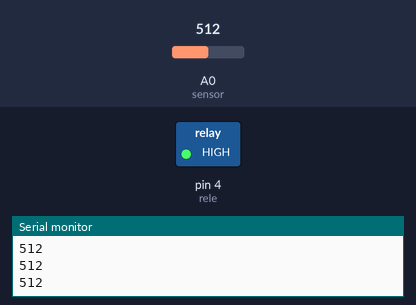
A sketch run on a simulated Arduino Uno, built with avr-gcc and run on an emulated ATmega328P. Parts: switched loads named in the sketch (green lamp = pin HIGH), the last lines printed to the serial monitor. The test bench sets the inputs (shaded band); at power-on: A0 (sensor) = 512.

Above: at 1.2 s.
1.3 s: A0 (sensor) set to 309
2.8 s: A0 (sensor) set to 281
At 3.2 s:
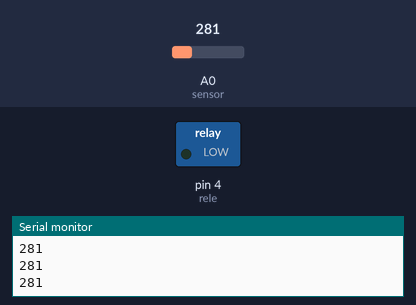
4.3 s: A0 (sensor) set to 306
At 5.5 s:
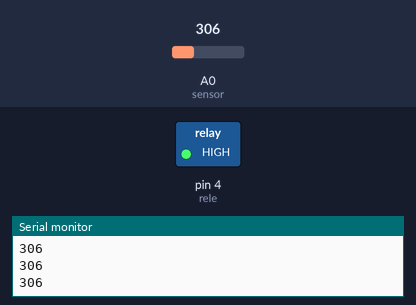
5.8 s: A0 (sensor) set to 290
At 6.7 s:
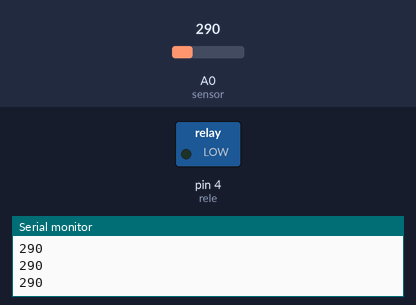
Timing chart, 0 to 8.3 s (numbered marks = the images above; inputs shaded):
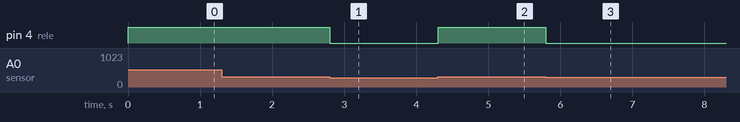

The sketch:

LDR_com_lampada.ino
```cpp
int rele= 4; // Definindo que o Relé está na porta digital 4

int sensor = A0; // Definindo que o Sensor está na porta analógica A0

int valorsensor = 0; // Variável que armazena o valor da leitura do sensor

void setup() { // inicia o void setup

  Serial.begin(9600); // Inicia a comunicação serial na velocidade de 9600

  pinMode (rele, OUTPUT); //Define Relé como saída
  pinMode (sensor, INPUT); //Define sensor como entrada

}

void loop() { // Inicia o void loop

  Serial.println(valorsensor); // Imprimi o valor do sensor no monitor serial

  valorsensor = analogRead (sensor);// Faz a leitura analógica da porta em que o Sensor esta conectado

   if((valorsensor) < 300){ //Se o valor de valor do sensor for menor que 300
    digitalWrite(rele, LOW);// O relé é acionado

  } else { // Se não

    digitalWrite(rele, HIGH);// O relé é desligado
  }
}
```

Measured:
- the behaviour switches between 300 and 299 on A0 (sensor) (found by bisection; images 0 and 1)
- after the input at 2.8 s, pin 4 (rele): HIGH → LOW at once
- after the input at 4.3 s, pin 4 (rele): LOW → HIGH at once
- after the input at 5.8 s, pin 4 (rele): HIGH → LOW at once
